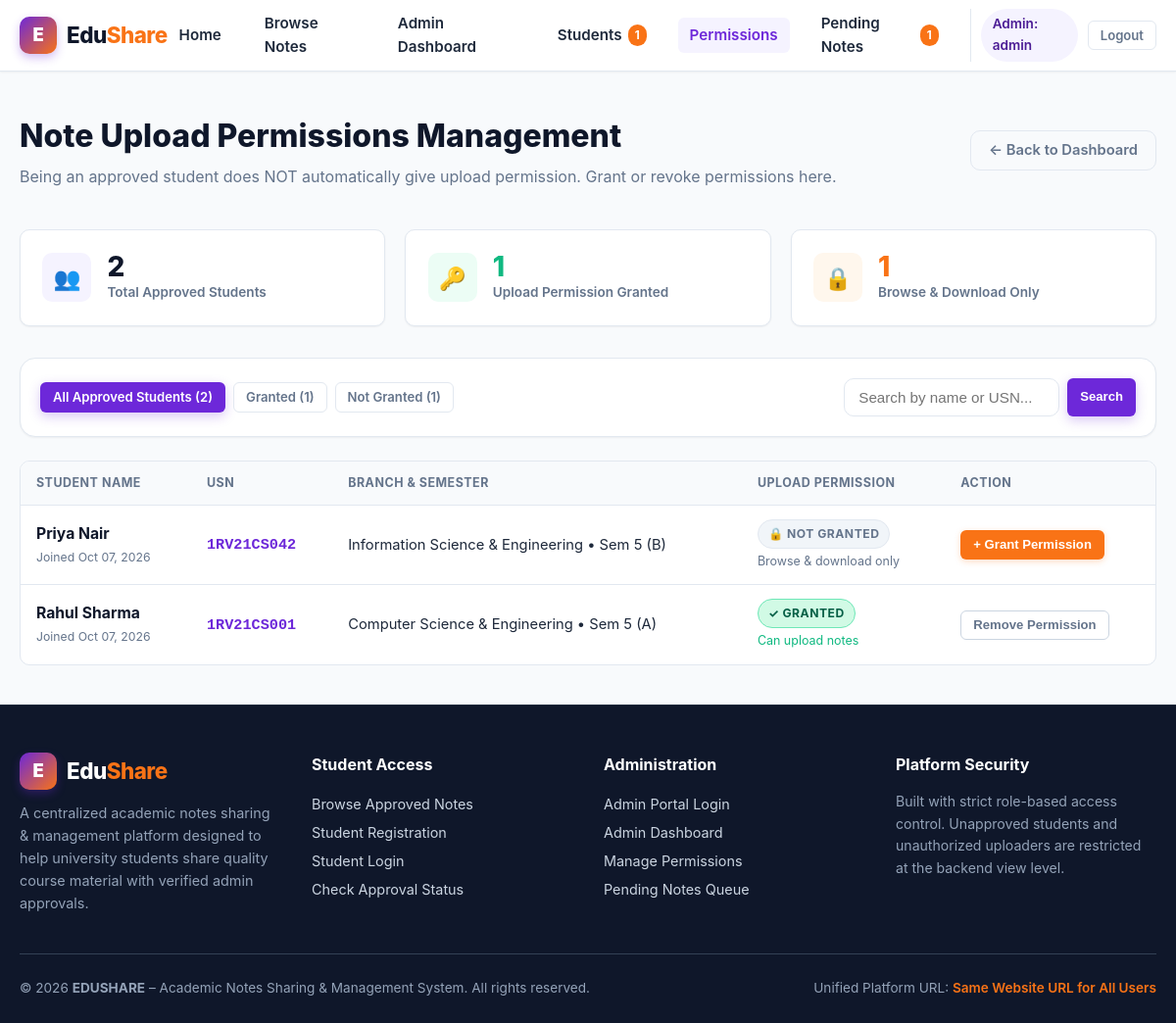
/admin-portal/permissions/ (signed in), run on the app's committed database.
### core/models.py (models this page shows, shortened)
class Student(models.Model):
    APPROVAL_CHOICES = (
        ('PENDING', 'Pending'),
        ('APPROVED', 'Approved'),
        ('REJECTED', 'Rejected'),
    )
    user = models.OneToOneField(User, on_delete=models.CASCADE, related_name='student_profile')
    name = models.CharField(max_length=150, help_text="Full Name of the Student")
    usn = models.CharField(max_length=30, unique=True, db_index=True, help_text="University Seat Number")
    branch = models.CharField(max_length=100, help_text="Engineering/Academic Branch")
    semester = models.IntegerField(help_text="Current Semester (e.g. 1-8)")
    section = models.CharField(max_length=10, help_text="Section (e.g. A, B, C)")
    approval_status = models.CharField(max_length=20, choices=APPROVAL_CHOICES, default='PENDING', db_index=True)
    upload_permission = models.BooleanField(default=False, help_text="Explicit admin permission to upload notes")
    rejection_reason = models.TextField(blank=True, null=True, help_text="Reason if student registration was rejected")
    created_at = models.DateTimeField(auto_now_add=True)
    updated_at = models.DateTimeField(auto_now=True)
    class Meta:
        ordering = ['-created_at']
        verbose_name = 'Student'
        verbose_name_plural = 'Students'

### core/views.py (the view)
# urls.py: path('admin-portal/permissions/', views.admin_upload_permissions, name='admin_upload_permissions'),
@admin_required
def admin_upload_permissions(request):
    search = request.GET.get('q', '').strip()
    perm_filter = request.GET.get('perm', 'all')
    students_qs = Student.objects.filter(approval_status='APPROVED').order_by('name')
    if perm_filter == 'granted':
        students_qs = students_qs.filter(upload_permission=True)
    elif perm_filter == 'not_granted':
        students_qs = students_qs.filter(upload_permission=False)
    if search:
        students_qs = students_qs.filter(
            Q(name__icontains=search) |
            Q(usn__icontains=search) |
            Q(branch__icontains=search)
        )
    context = {
        'students': students_qs,
        'search': search,
        'perm_filter': perm_filter,
        'total_approved': Student.objects.filter(approval_status='APPROVED').count(),
        'granted_count': Student.objects.filter(approval_status='APPROVED', upload_permission=True).count(),
        'not_granted_count': Student.objects.filter(approval_status='APPROVED', upload_permission=False).count(),
    }
    return render(request, 'core/admin_upload_permissions.html', context)

### core/context_processors.py (called while the page is built, shortened)
def edushare_context(request):
    context = {
        'current_student': None,
        'is_student': False,
        'is_admin': False,
        'pending_students_count': 0,
        'pending_notes_count': 0,
        'total_approved_notes_count': 0,
    }
    if request.user.is_authenticated:
        if request.user.is_staff or request.user.is_superuser:
            context['is_admin'] = True
            context['pending_students_count'] = Student.objects.filter(approval_status='PENDING').count()
            context['pending_notes_count'] = Note.objects.filter(status='PENDING').count()
    context['total_approved_notes_count'] = Note.objects.filter(status='APPROVED').count()
    return context

### templates/core/admin_upload_permissions.html (shortened to what this page needs)
{% extends 'base.html' %}
{% block content %}
<div class="container">
  <div style="display: flex; justify-content: space-between; align-items: center; margin-bottom: 2rem; flex-wrap: wrap; gap: 1rem;">
    <div>
      <h1 style="font-size: 2rem; font-weight: 800; color: var(--dark); margin-bottom: 0.25rem;">
        Note Upload Permissions Management
      </h1>
      <p style="color: var(--text-muted); font-size: 1rem;">
        Being an approved student does NOT automatically give upload permission. Grant or revoke permissions here.
      </p>
    </div>
    <a href="{% url 'admin_dashboard' %}" class="btn btn-outline-secondary">&larr; Back to Dashboard</a>
  </div>
  <div class="stats-grid" style="grid-template-columns: repeat(auto-fit, minmax(220px, 1fr)); margin-bottom: 2rem;">
    <div class="stat-card">
      <div class="stat-icon purple">👥</div>
      <div>
        <div class="stat-number">{{ total_approved }}</div>
        <div class="stat-label">Total Approved Students</div>
      </div>
    </div>
    <div class="stat-card">
      <div class="stat-icon green">🔑</div>
      <div>
        <div class="stat-number" style="color: var(--success);">{{ granted_count }}</div>
        <div class="stat-label">Upload Permission Granted</div>
      </div>
    </div>
    <div class="stat-card">
      <div class="stat-icon orange">🔒</div>
      <div>
        <div class="stat-number" style="color: var(--accent);">{{ not_granted_count }}</div>
        <div class="stat-label">Browse & Download Only</div>
      </div>
    </div>
  </div>
  <div class="card" style="margin-bottom: 1.5rem; padding: 1.25rem;">
    <div style="display: flex; justify-content: space-between; align-items: center; flex-wrap: wrap; gap: 1rem;">
      <div style="display: flex; gap: 8px;">
        <a href="{% url 'admin_upload_permissions' %}?perm=all"
           class="btn btn-sm {% if perm_filter == 'all' %}btn-primary{% else %}btn-outline-secondary{% endif %}">
          All Approved Students ({{ total_approved }})
        </a>
        <a href="{% url 'admin_upload_permissions' %}?perm=granted"
           class="btn btn-sm {% if perm_filter == 'granted' %}btn-primary{% else %}btn-outline-secondary{% endif %}">
          Granted ({{ granted_count }})
        </a>
        <a href="{% url 'admin_upload_permissions' %}?perm=not_granted"
           class="btn btn-sm {% if perm_filter == 'not_granted' %}btn-primary{% else %}btn-outline-secondary{% endif %}">
          Not Granted ({{ not_granted_count }})
        </a>
      </div>
      <form method="GET" action="{% url 'admin_upload_permissions' %}" style="display: flex; gap: 8px;">
        <input type="text" name="q" value="{{ search }}" class="form-control" placeholder="Search by name or USN..." style="width: 220px;">
        <button type="submit" class="btn btn-sm btn-primary">Search</button>
      </form>
    </div>
  </div>
  {% if students %}
    <div class="table-responsive">
      <table class="table">
        <thead>
          <tr>
            <th>Student Name</th>
            <th>USN</th>
            <th>Branch & Semester</th>
            <th>Upload Permission</th>
            <th>Action</th>
          </tr>
        </thead>
        <tbody>
          {% for student in students %}
            <tr>
              <td>
                <div style="font-weight: 700; color: var(--dark); font-size: 0.98rem;">{{ student.name }}</div>
                <small style="color: var(--text-muted);">Joined {{ student.created_at|date:"M d, Y" }}</small>
              </td>
              <td><code style="font-size: 0.95rem; font-weight: 700; color: var(--primary);">{{ student.usn }}</code></td>
              <td>{{ student.branch }} &bull; Sem {{ student.semester }} ({{ student.section }})</td>
              <td>
                {% if student.upload_permission %}
                  <span class="badge badge-approved" style="background: #D1FAE5; color: #065F46; border: 1px solid #6EE7B7;">
                    ✓ GRANTED
                  </span>
                  <div style="font-size: 0.78rem; color: var(--success); margin-top: 3px;">Can upload notes</div>
                {% else %}
                  <span class="badge badge-gray" style="color: #64748B;">
                    🔒 NOT GRANTED
                  </span>
                  <div style="font-size: 0.78rem; color: var(--text-muted); margin-top: 3px;">Browse & download only</div>
                {% endif %}
              </td>
              <td>
                {% if student.upload_permission %}
                  <form method="POST" action="{% url 'admin_student_action' student.id 'revoke_upload' %}">
                    <button type="submit" class="btn btn-sm btn-outline-secondary" style="border-color: #CBD5E1; color: #475569;">
                      Remove Permission
                    </button>
                  </form>
                {% else %}
                  <form method="POST" action="{% url 'admin_student_action' student.id 'grant_upload' %}">
                    <button type="submit" class="btn btn-sm btn-accent" style="box-shadow: 0 2px 6px rgba(249, 115, 22, 0.25);">
                      + Grant Permission
                    </button>
                  </form>
                {% endif %}
              </td>
            </tr>
          {% endfor %}
        </tbody>
      </table>
    </div>
  {% else %}
    <div class="card" style="text-align: center; padding: 3rem 1rem;">
      <h3 style="color: var(--dark); margin-bottom: 0.5rem;">No Approved Students Found</h3>
      <p style="color: var(--text-muted);">Only approved students appear here for upload permissions management.</p>
    </div>
  {% endif %}
</div>
{% endblock %}

### templates/base.html (shortened to what this page needs)
{% load static %}
<!DOCTYPE html>
<html lang="en">
<head>
  <link rel="stylesheet" href="{% static 'css/edushare.css' %}">
</head>
<body>
  <header class="navbar">
    <div class="container navbar-inner">
      <a href="{% url 'home' %}" class="brand">
        <div class="brand-icon">E</div>
        <div class="brand-text">Edu<span>Share</span></div>
      </a>
      <ul class="nav-links" id="navLinks">
        <li class="nav-item {% if request.resolver_match.url_name == 'home' %}active{% endif %}">
          <a href="{% url 'home' %}">Home</a>
        </li>
        <li class="nav-item {% if request.resolver_match.url_name == 'browse_notes' %}active{% endif %}">
          <a href="{% url 'browse_notes' %}">Browse Notes</a>
        </li>
        {% if is_admin %}
          <li class="nav-item {% if request.resolver_match.url_name == 'admin_dashboard' %}active{% endif %}">
            <a href="{% url 'admin_dashboard' %}">Admin Dashboard</a>
          </li>
          <li class="nav-item {% if request.resolver_match.url_name == 'admin_manage_students' %}active{% endif %}">
            <a href="{% url 'admin_manage_students' %}">
              Students
              {% if pending_students_count > 0 %}
                <span class="nav-badge">{{ pending_students_count }}</span>
              {% endif %}
            </a>
          </li>
          <li class="nav-item {% if request.resolver_match.url_name == 'admin_upload_permissions' %}active{% endif %}">
            <a href="{% url 'admin_upload_permissions' %}">Permissions</a>
          </li>
          <li class="nav-item {% if request.resolver_match.url_name == 'admin_pending_notes' %}active{% endif %}">
            <a href="{% url 'admin_pending_notes' %}">
              Pending Notes
              {% if pending_notes_count > 0 %}
                <span class="nav-badge">{{ pending_notes_count }}</span>
              {% endif %}
            </a>
          </li>
          <li class="nav-user">
            <span class="nav-user-tag">Admin: {{ request.user.username }}</span>
            <a href="{% url 'logout' %}" class="btn btn-sm btn-outline-secondary">Logout</a>
          </li>
        {% endif %}
      </ul>
    </div>
  </header>
  <main>
    {% block content %}{% endblock %}
  </main>
  <footer class="footer">
    <div class="container">
      <div style="display: grid; grid-template-columns: repeat(auto-fit, minmax(220px, 1fr)); gap: 2rem; margin-bottom: 2rem;">
        <div>
          <div class="brand" style="color: white; margin-bottom: 0.75rem;">
            <div class="brand-icon">E</div>
            <div>Edu<span style="color: var(--accent);">Share</span></div>
          </div>
          <p style="font-size: 0.9rem; line-height: 1.6;">
            A centralized academic notes sharing & management platform designed to help university students share quality course material with verified admin approvals.
          </p>
        </div>
        <div>
          <h4 style="color: white; font-size: 1rem; margin-bottom: 0.85rem;">Student Access</h4>
          <ul style="list-style: none; font-size: 0.9rem; line-height: 2;">
            <li><a href="{% url 'browse_notes' %}">Browse Approved Notes</a></li>
            <li><a href="{% url 'student_register' %}">Student Registration</a></li>
            <li><a href="{% url 'student_login' %}">Student Login</a></li>
            <li><a href="{% url 'waiting_approval' %}">Check Approval Status</a></li>
          </ul>
        </div>
        <div>
          <h4 style="color: white; font-size: 1rem; margin-bottom: 0.85rem;">Administration</h4>
          <ul style="list-style: none; font-size: 0.9rem; line-height: 2;">
            <li><a href="{% url 'admin_login' %}">Admin Portal Login</a></li>
            <li><a href="{% url 'admin_dashboard' %}">Admin Dashboard</a></li>
            <li><a href="{% url 'admin_upload_permissions' %}">Manage Permissions</a></li>
            <li><a href="{% url 'admin_pending_notes' %}">Pending Notes Queue</a></li>
          </ul>
        </div>
        <div>
          <h4 style="color: white; font-size: 1rem; margin-bottom: 0.85rem;">Platform Security</h4>
          <p style="font-size: 0.88rem; line-height: 1.6;">
            Built with strict role-based access control. Unapproved students and unauthorized uploaders are restricted at the backend view level.
          </p>
        </div>
      </div>
      <div class="footer-bottom">
        <div>
          &copy; 2026 <strong>EDUSHARE</strong> – Academic Notes Sharing & Management System. All rights reserved.
        </div>
        <div>
          Unified Platform URL: <span style="color: var(--accent); font-weight: 600;">Same Website URL for All Users</span>
        </div>
      </div>
    </div>
  </footer>
</body>
</html>

### data on the page
Student: name "Priya Nair", created_at "Oct 07, 2026", usn "1RV21CS042", branch "Information Science & Engineering", semester "5", section "B", upload_permission "🔒 NOT GRANTED"
Student: name "Rahul Sharma", created_at "Oct 07, 2026", usn "1RV21CS001", branch "Computer Science & Engineering", semester "5", section "A", upload_permission "✓ GRANTED"

### other printed values
{{ pending_students_count }} "1"
{{ pending_notes_count }} "1"
{{ request.user.username }} "admin"
{{ total_approved }} "2"
{{ granted_count }} "1"
{{ not_granted_count }} "1"
